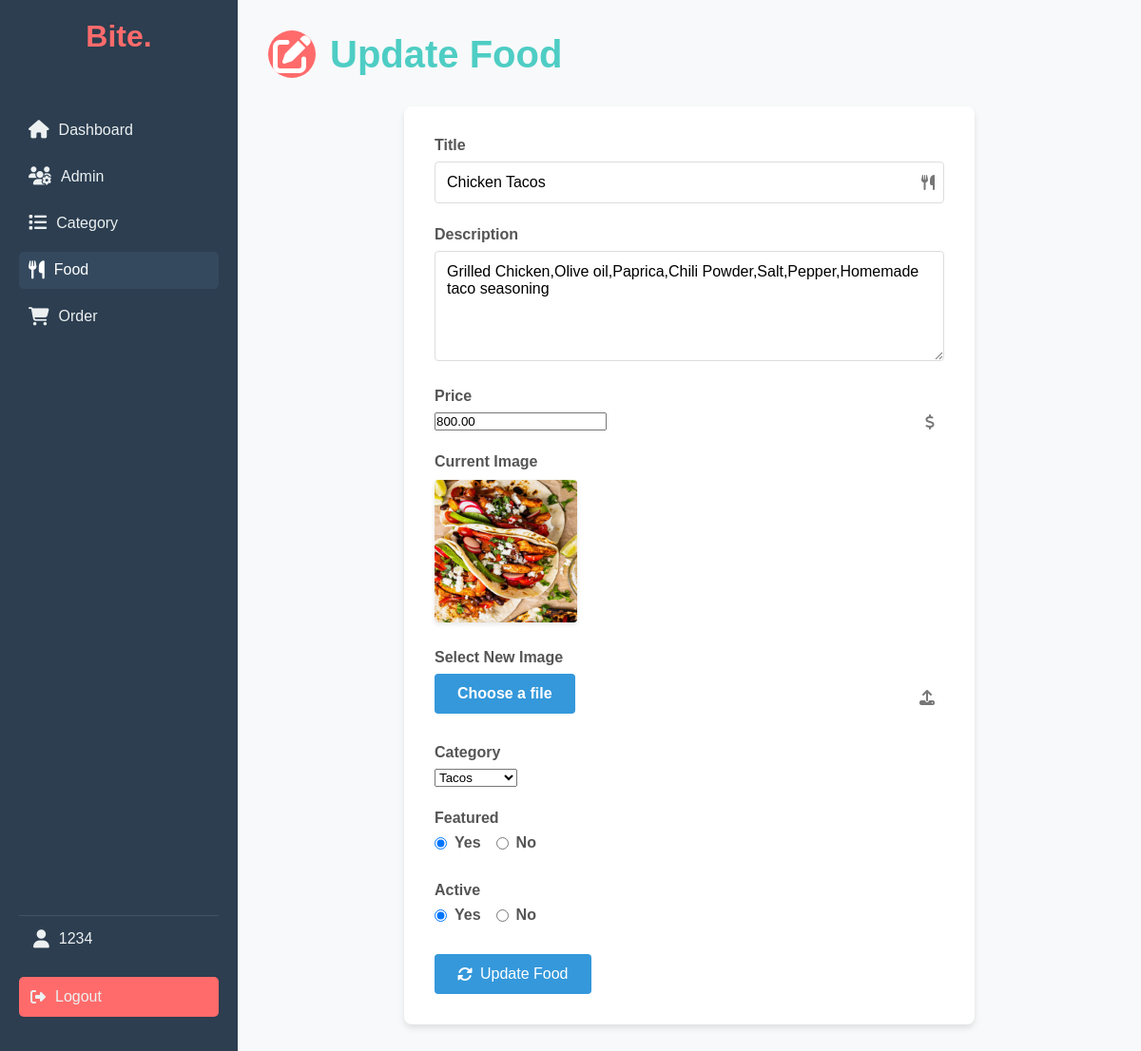
The page /admin/update-food.php?id=10 (signed in) on the database its author committed.
### tables this page shows
CREATE TABLE `tbl_food` (
  `id` int(10) UNSIGNED NOT NULL,
  `title` varchar(100) NOT NULL,
  `description` text NOT NULL,
  `price` decimal(10,2) NOT NULL,
  `image_name` varchar(255) NOT NULL,
  `category_id` int(10) UNSIGNED NOT NULL,
  `featured` varchar(10) NOT NULL,
  `active` varchar(10) NOT NULL
);

CREATE TABLE `tbl_category` (
  `id` int(10) UNSIGNED NOT NULL,
  `title` varchar(100) NOT NULL,
  `image_name` varchar(255) NOT NULL,
  `featured` varchar(10) NOT NULL,
  `active` varchar(10) NOT NULL,
  `date_modified` datetime NOT NULL DEFAULT CURRENT_TIMESTAMP
);

### admin/update-food.php (the view, shortened to what this page needs)
<?php include('partials/menu.php'); ?>
<div class="dashboard-container">
    <div class="sidebar">
        <div class="logo">
            <h1>Bite.</h1>
        </div>
        <nav>
            <a href="index.php"><i class="fas fa-home"></i> <span>Dashboard</span></a>
            <a href="manage-admin.php"><i class="fas fa-users-cog"></i> <span>Admin</span></a>
            <a href="manage-category.php"><i class="fas fa-list"></i> <span>Category</span></a>
            <a href="manage-food.php" class="active"><i class="fas fa-utensils"></i> <span>Food</span></a>
            <a href="manage-order.php"><i class="fas fa-shopping-cart"></i> <span>Order</span></a>
        </nav>
        <div class="sidebar-footer">
            <div class="user-profile">
                <i class="fas fa-user"></i>
                <span><?php echo $_SESSION['user']; ?></span>
            </div>
            <a href="logout.php" class="logout-btn"><i class="fas fa-sign-out-alt"></i> Logout</a>
        </div>
    </div>
    <div class="main-content">
        <h1 class="dashboard-title">
            <span class="title-icon"><i class="fas fa-edit"></i></span>
            Update Food
        </h1>
        <div class="food-form-container">
            <?php
                if(isset($_GET['id']))
                {
                    $id = $_GET['id'];
                    $sql2 = "SELECT * FROM tbl_food WHERE id=$id";
                    $res2 = mysqli_query($conn, $sql2);
                    $row2 = mysqli_fetch_assoc($res2);
                    $title = $row2['title'];
                    $description = $row2['description'];
                    $price = $row2['price'];
                    $current_image = $row2['image_name'];
                    $current_category = $row2['category_id'];
                    $featured = $row2['featured'];
                    $active = $row2['active'];
                }
                else
                {
                    header('location:'.SITEURL.'admin/manage-food.php');
                }
            ?>
            <form action="" method="POST" enctype="multipart/form-data" class="food-form" id="foodForm">
                <div class="form-group">
                    <label for="title">Title</label>
                    <div class="input-group">
                        <input type="text" id="title" name="title" value="<?php echo $title; ?>" required>
                        <i class="fas fa-utensils"></i>
                    </div>
                </div>
                <div class="form-group">
                    <label for="description">Description</label>
                    <textarea name="description" id="description" cols="30" rows="5" required><?php echo $description; ?></textarea>
                </div>
                <div class="form-group">
                    <label for="price">Price</label>
                    <div class="input-group">
                        <input type="number" id="price" name="price" value="<?php echo $price; ?>" required>
                        <i class="fas fa-dollar-sign"></i>
                    </div>
                </div>
                <div class="form-group">
                    <label>Current Image</label>
                    <div class="current-image">
                        <?php
                            if($current_image == "")
                            {
                                echo "<div class='error'>Image not Available.</div>";
                            }
                            else
                            {
                                ?>
                                <img src="<?php echo SITEURL; ?>images/food/<?php echo $current_image; ?>" width="150px">
                                <?php
                            }
                        ?>
                    </div>
                </div>
                <div class="form-group">
                    <label for="image">Select New Image</label>
                    <div class="input-group file-input">
                        <label for="image"><i class="fas fa-upload"></i> Choose a file</label>
                    </div>
                </div>
                <div class="form-group">
                    <label for="category">Category</label>
                    <select name="category" id="category">
                        <?php
                            $sql = "SELECT * FROM tbl_category WHERE active='Yes'";
                            $res = mysqli_query($conn, $sql);
                            $count = mysqli_num_rows($res);
                            if($count>0)
                            {
                                while($row=mysqli_fetch_assoc($res))
                                {
                                    $category_title = $row['title'];
                                    $category_id = $row['id'];
                                    echo "<option ".($current_category==$category_id ? "selected" : "")." value='$category_id'>$category_title</option>";
                                }
                            }
                            else
                            {
                                echo "<option value='0'>Category Not Available.</option>";
                            }
                        ?>
                    </select>
                </div>
                <div class="form-group">
                    <label>Featured</label>
                    <div class="radio-group">
                        <label><input type="radio" name="featured" value="Yes" <?php if($featured=="Yes"){echo "checked";} ?>> Yes</label>
                        <label><input type="radio" name="featured" value="No" <?php if($featured=="No"){echo "checked";} ?>> No</label>
                    </div>
                </div>
                <div class="form-group">
                    <label>Active</label>
                    <div class="radio-group">
                        <label><input type="radio" name="active" value="Yes" <?php if($active=="Yes"){echo "checked";} ?>> Yes</label>
                        <label><input type="radio" name="active" value="No" <?php if($active=="No"){echo "checked";} ?>> No</label>
                    </div>
                </div>
                <button type="submit" name="submit" class="btn-update-food">
                    <i class="fas fa-sync-alt"></i> Update Food
                </button>
            </form>
        </div>
    </div>
</div>
<?php include('partials/footer.php'); ?>

### admin/css/styles.css (style rules this page uses)
:root { --primary-color: #ff6b6b; --secondary-color: #4ecdc4; --text-color: #333; --background-color: #f8f9fa; --sidebar-bg: #2c3e50; --sidebar-text: #ecf0f1; }
* { margin: 0; padding: 0; box-sizing: border-box; font-family: 'Arial', sans-serif; }
body { background-color: var(--background-color); color: var(--text-color); font-family: 'Arial', sans-serif; }
.dashboard-container { display: flex; height: 100vh; overflow: hidden; }
.sidebar { width: 250px; background-color: var(--sidebar-bg); color: var(--sidebar-text); padding: 20px; display: flex; flex-direction: column; transition: width 0.3s ease; position: fixed; top: 0; left: 0; bottom: 0; overflow-y: auto; }
.sidebar .logo { text-align: center; margin-bottom: 30px; }
.sidebar .logo h1 { font-size: 2rem; color: var(--primary-color); }
.sidebar nav { flex-grow: 1; }
.sidebar nav a { display: flex; align-items: center; padding: 12px 15px; color: var(--sidebar-text); text-decoration: none; transition: background-color 0.3s, color 0.3s; border-radius: 5px; margin-bottom: 10px; }
.sidebar nav a span { opacity: 1; transition: opacity 0.3s; }
.sidebar nav a:hover, .sidebar nav a.active { background-color: var(--primary-color); color: #fff; }
.sidebar-footer { margin-top: auto; padding-bottom: 20px; }
.sidebar nav a i { margin-right: 10px; font-size: 1.2em; }
.user-profile { display: flex; align-items: center; padding: 15px; border-top: 1px solid rgba(255, 255, 255, 0.1); }
.user-profile i { margin-right: 10px; font-size: 1.2em; }
.logout-btn { display: block; background-color: var(--primary-color); color: #fff; text-align: center; padding: 12px; text-decoration: none; border-radius: 5px; margin-top: 15px; transition: background-color 0.3s; }

### admin/update-food.php (style rules this page uses)
.dashboard-container { display: flex; background-color: #f4f7fa; min-height: 100vh; }
.sidebar { width: 250px; background-color: #2c3e50; color: #ecf0f1; padding: 20px; display: flex; flex-direction: column; }
.logo h1 { font-size: 2rem; margin-bottom: 30px; }
.sidebar nav { flex-grow: 1; }
.sidebar nav a { display: flex; align-items: center; padding: 10px; color: #ecf0f1; text-decoration: none; transition: background-color 0.3s; }
.sidebar nav a:hover, .sidebar nav a.active { background-color: #34495e; }
.sidebar nav a i { margin-right: 10px; }
.sidebar-footer { margin-top: auto; }
.user-profile { display: flex; align-items: center; margin-bottom: 10px; }
.user-profile i { margin-right: 10px; }
.logout-btn { display: flex; align-items: center; color: #ecf0f1; text-decoration: none; }
.logout-btn i { margin-right: 10px; }
.main-content { flex: 1; padding: 2rem; }
.dashboard-title { font-size: 2rem; color: #333; margin-bottom: 2rem; display: flex; align-items: center; }
.title-icon { margin-right: 1rem; color: #3498db; }
.form-group { margin-bottom: 1.5rem; }
.form-group label { display: block; margin-bottom: 0.5rem; color: #555; font-weight: 600; }
.input-group { position: relative; }
.input-group input[type="text"] { width: 100%; padding: 0.75rem; padding-right: 35px; border: 1px solid #ddd; border-radius: 4px; font-size: 1rem; transition: border-color 0.3s ease; }
.input-group i { position: absolute; right: 10px; top: 50%; transform: translateY(-50%); color: #777; }
.file-input { position: relative; overflow: hidden; }
.file-input label { display: inline-block; padding: 0.75rem 1.5rem; background-color: #3498db; color: #fff; border-radius: 4px; cursor: pointer; transition: background-color 0.3s ease; }
.radio-group { display: flex; gap: 1rem; }
.radio-group label { display: flex; align-items: center; cursor: pointer; }
.radio-group input[type="radio"] { margin-right: 0.5rem; }
.form-group input, .form-group select { transition: all 0.3s ease; }
.current-image { margin-top: 10px; }
.current-image img { max-width: 150px; border-radius: 4px; box-shadow: 0 2px 5px rgba(0,0,0,0.1); }
.food-form-container { background-color: #fff; border-radius: 8px; box-shadow: 0 4px 6px rgba(0, 0, 0, 0.1); padding: 2rem; max-width: 600px; margin: 0 auto; }
.food-form textarea { width: 100%; padding: 0.75rem; border: 1px solid #ddd; border-radius: 4px; font-size: 1rem; transition: border-color 0.3s ease; resize: vertical; }
.btn-update-food { background-color: #3498db; color: #fff; border: none; padding: 0.75rem 1.5rem; font-size: 1rem; border-radius: 4px; cursor: pointer; transition: all 0.3s ease; display: flex; align-items: center; justify-content: center; }
.btn-update-food i { margin-right: 0.5rem; }

### rows shown on the page
tbl_food: title "Chicken Tacos", description "Grilled Chicken,Olive oil,Paprica,Chili Powder,Salt,Pepper,Homemade taco seasoning", price "800.00", image_name (picture), category "Tacos", featured "☑ Yes", featured "☐ No", active "☑ Yes", active "☐ No"

### other values the page prints
$_SESSION['user'] "1234"
